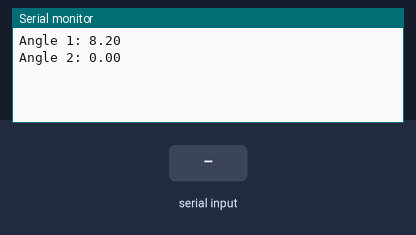
A sketch run on a simulated ESP32. Parts: the last lines printed to the serial monitor. The test bench sets the inputs (shaded band).

Above: at 1.2 s.
1.3 s: "Slipped\n" received over the second serial link
At 1.9 s:
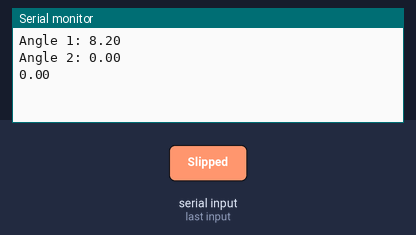
2.8 s: "90,45\n" received over the second serial link
At 4.2 s:
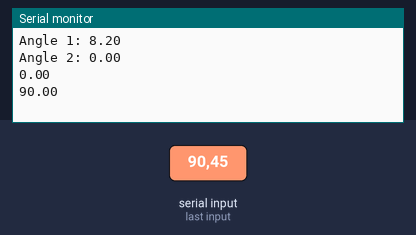

Measured:
- after the input at 1.3 s, the serial monitor: prints a new line at once (image 1)
- after the input at 2.8 s, the serial monitor: prints a new line at once (image 2)

The sketch:

UART1.ino
```cpp
#define RXD2 16
#define TXD2 17

float angle = 8.2;
float angle2 = 0.0;
int complianceMode = 0;
int slipDetect = 0;
char buf[80];


//Reading Messages Function
int readline(int readch, char *buffer, int len) {
//    Serial.println(readch);
    static int pos = 0;
    int rpos;
    if (readch > 0) {
        switch (readch) {
            case '\r': // Ignore CR
                break;
            case '\n': // Return on new-line
                rpos = pos;
                pos = 0;  // Reset position index ready for next time
                return rpos;
            default:
                if (pos < len-1) {
                    buffer[pos++] = readch;
                    buffer[pos] = 0;
                }
        }
    }
    return 0;
}

void setup() {
  Serial.begin(115200);
  Serial2.begin(115200, SERIAL_8N1, RXD2, TXD2);
  Serial.print("Angle 1: ");
  Serial.println(angle);
  Serial.print("Angle 2: ");
  Serial.println(angle2);
}

void loop() { //Choose Serial1 or Serial2 as required
  if (readline(Serial2.read(), buf, 80) > 0) {
//        Serial.println(buf);
        if (buf == "Slipped"){
          complianceMode = 1;
          Serial.println("Joint 2 triggered compliance mode");
        }
//        else if (buf == "Cleared"){
//          complianceMode = 0;
//        }
        else{
          angle2 = atof(buf);
          Serial.println(angle2);
        }
  }

  //Structure for slip signal
  // if(slipDetected){
  //   Serial2.println("Slipped");
  // }
  // if(slipCleared){
  //   Serial2.println("Cleared");
  // }

  Serial2.print(angle);
  Serial2.print("\n");
}
```
